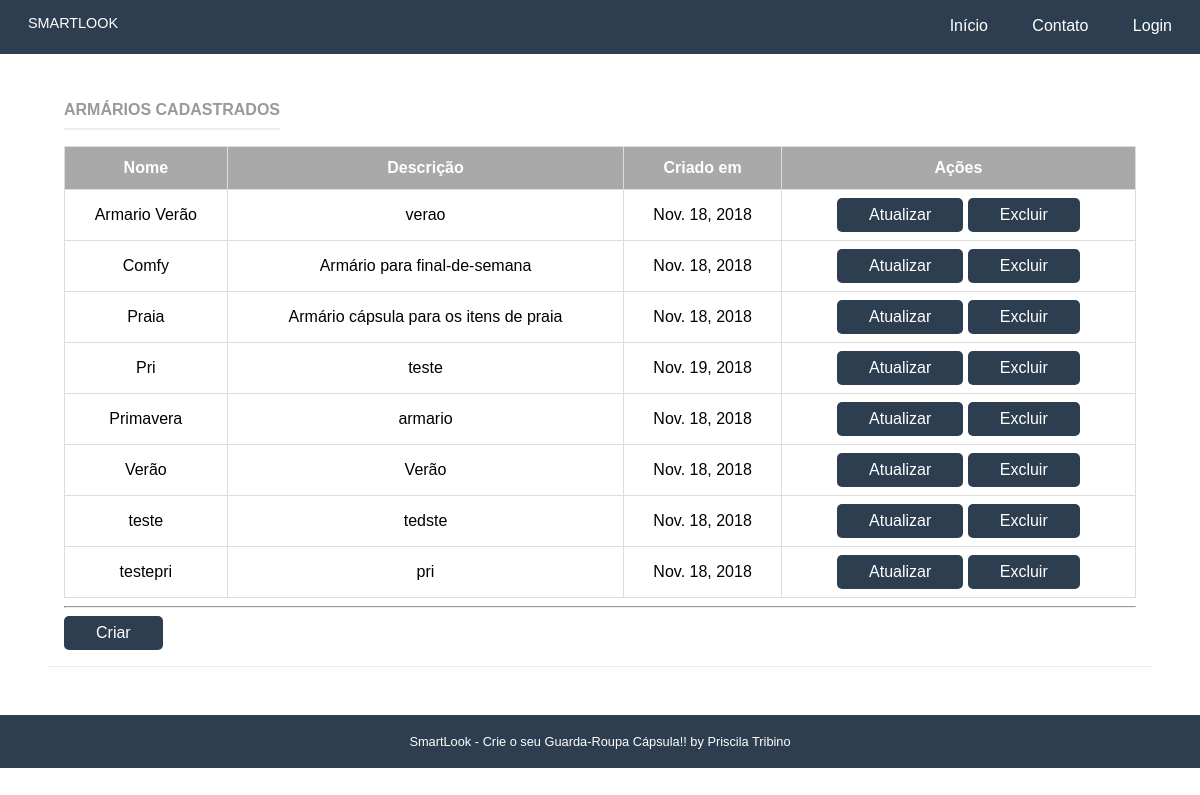
Page /armario/armarios/ on the earlier database version.
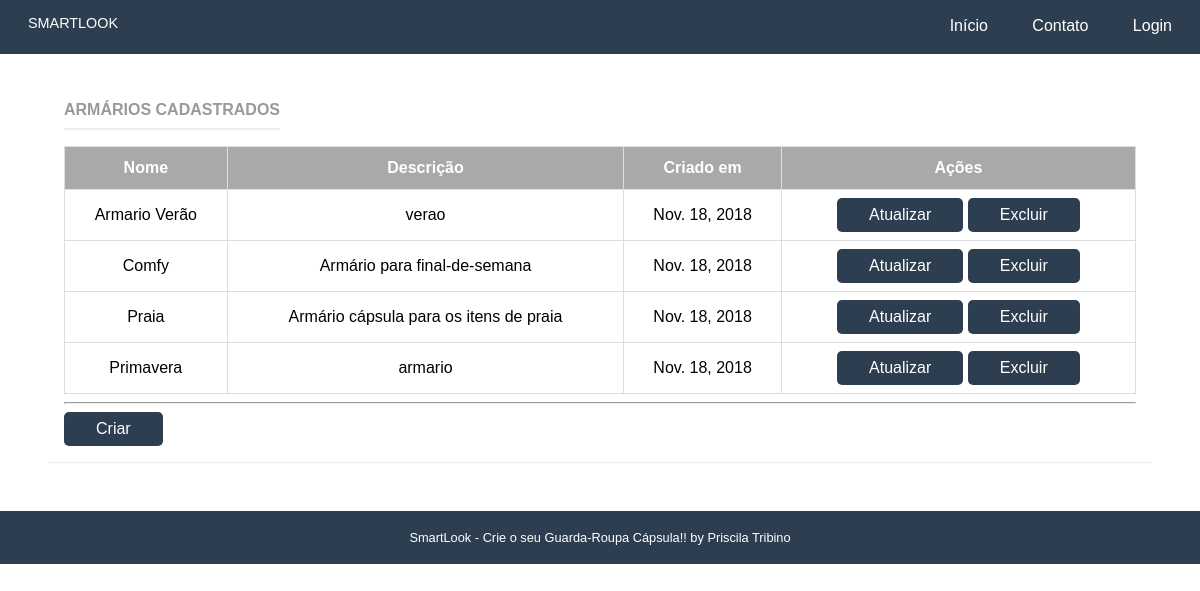
Same page on the later database version.
### armario/models.py (models this page shows, shortened)
class Armario(models.Model):
    name = models.CharField('Nome', max_length=50, blank=False)
    slug = models.SlugField('Atalho')
    descricao = models.CharField('Descrição', max_length=100, blank=True)
    created_at = models.DateField('Criado em', auto_now_add=True)
    updated_at = models.DateField('Atualizado em', auto_now=True)
    user = models.ForeignKey(settings.AUTH_USER_MODEL, blank=False, on_delete=models.PROTECT, related_name='user')
    objetos = models.Manager()
    class Meta:
        verbose_name = 'Armário'
        verbose_name_plural = 'Armários'
        ordering = ['name']

### armario/views.py (the view)
# urls.py: path('armarios/', ArmarioListView.as_view(), name="lista_armarios"),
class ArmarioListView(ListView):
    template_name = "armario/lista.html"
    model = Armario
    fields = '__all__'
    context_object_name = "armario"

### armario/templates/armario/lista.html (shortened to what this page needs)
{% extends "base.html" %}
{% load static %}
{% load staticfiles %}
{% block content %}
<div class="pure-g-r content-ribbon">
    <div class="pure-u-1">
        <div class="l-box">
            <div class="card">
                <h4 class="content-subhead">Armários Cadastrados</h4>
                {% if armario|length > 0 %}
                <div style="overflow-x:auto;">
                    <table id="customers">
                        <tr>
                            <th>Nome</th>
                            <th class="th-sm">Descrição</th>
                            <th class="th-sm">Criado em</th>
                            <th class="th-sm">Ações</th>
                        </tr>
                        {% for armario in armario %}
                        <tr>
                            <td> {{ armario.name}}</td>
                            <td> {{ armario.descricao }}</td>
                            <td> {{ armario.created_at }}</td>
                            <td>
                                <a href="{% url 'armario:atualiza_armarios' pk=armario.id %}"
                                   class="pure-button primary-button">Atualizar </a>
                                <a href="{% url 'armario:deleta_armario' pk=armario.id %}"
                                   class="pure-button primary-button">Excluir</a>
                            </td>
                        </tr>
                        {% endfor %}
                    </table>
                </div>
                {% else %}
                <div class="content-subhead"></div>
                <br>
                <p class="content"><b>Nenhum Armário cadastrado.</b></p>
                <p class="content">Crie já o seu!! Se precisar de ajuda, fale com a <a href="#">Stella!</a></p>
            </div>
            {% endif %}
            <hr/>
            <div class="text-right">
                <a href="{% url 'armario:armario_cadastrar' %}" class="pure-button primary-button">Criar</a>
                <br>
            </div>
        </div>
    </div>
</div>
</div>
{% endblock %}

Differences in the rows shown:
removed Armario: name "Pri", descricao "teste", created_at "Nov. 19, 2018"
removed Armario: name "Verão", descricao "Verão", created_at "Nov. 18, 2018"
removed Armario: name "teste", descricao "tedste", created_at "Nov. 18, 2018"
removed Armario: name "testepri", descricao "pri", created_at "Nov. 18, 2018"
